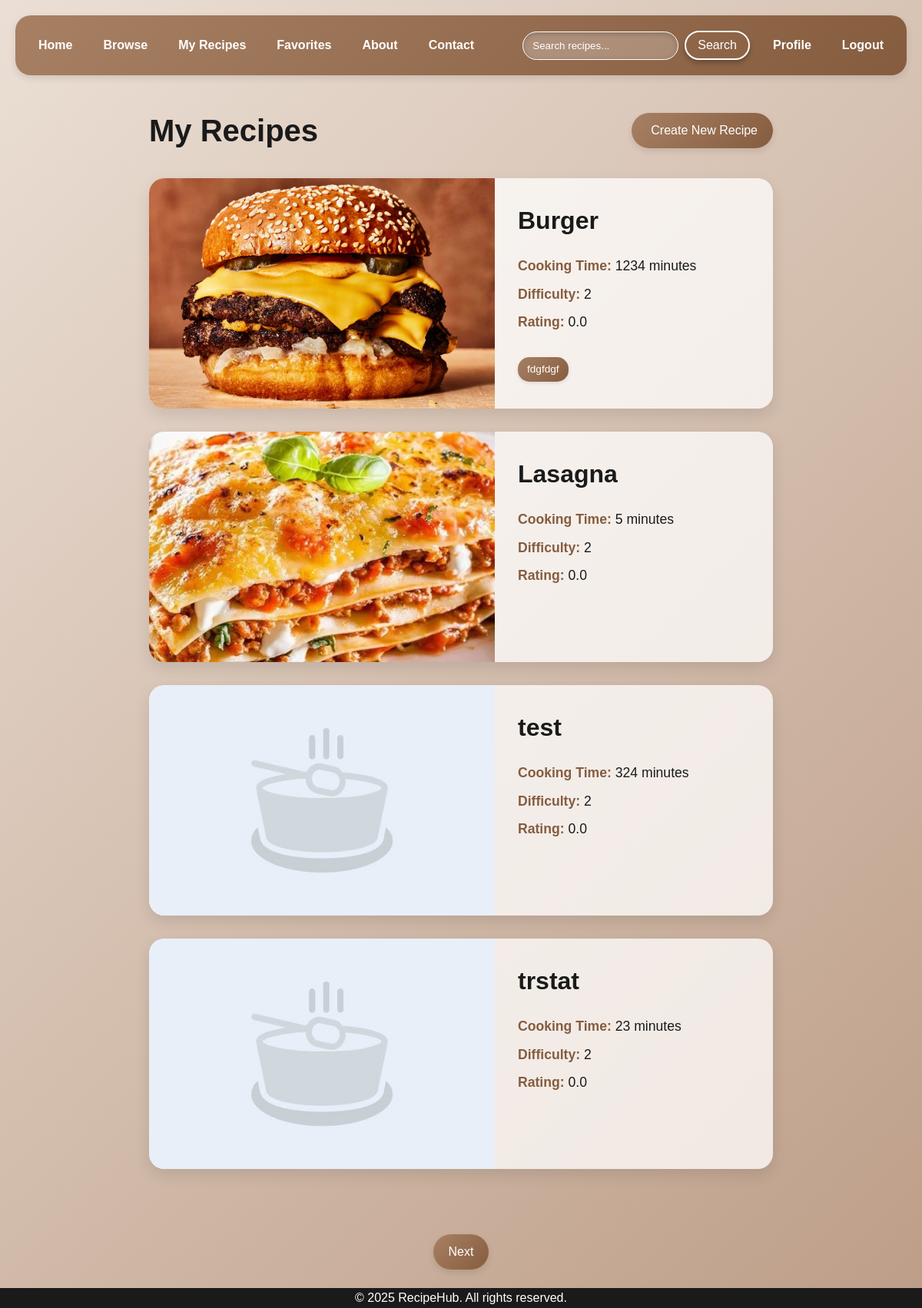
Page /my-recipes (signed in) on the earlier database version.
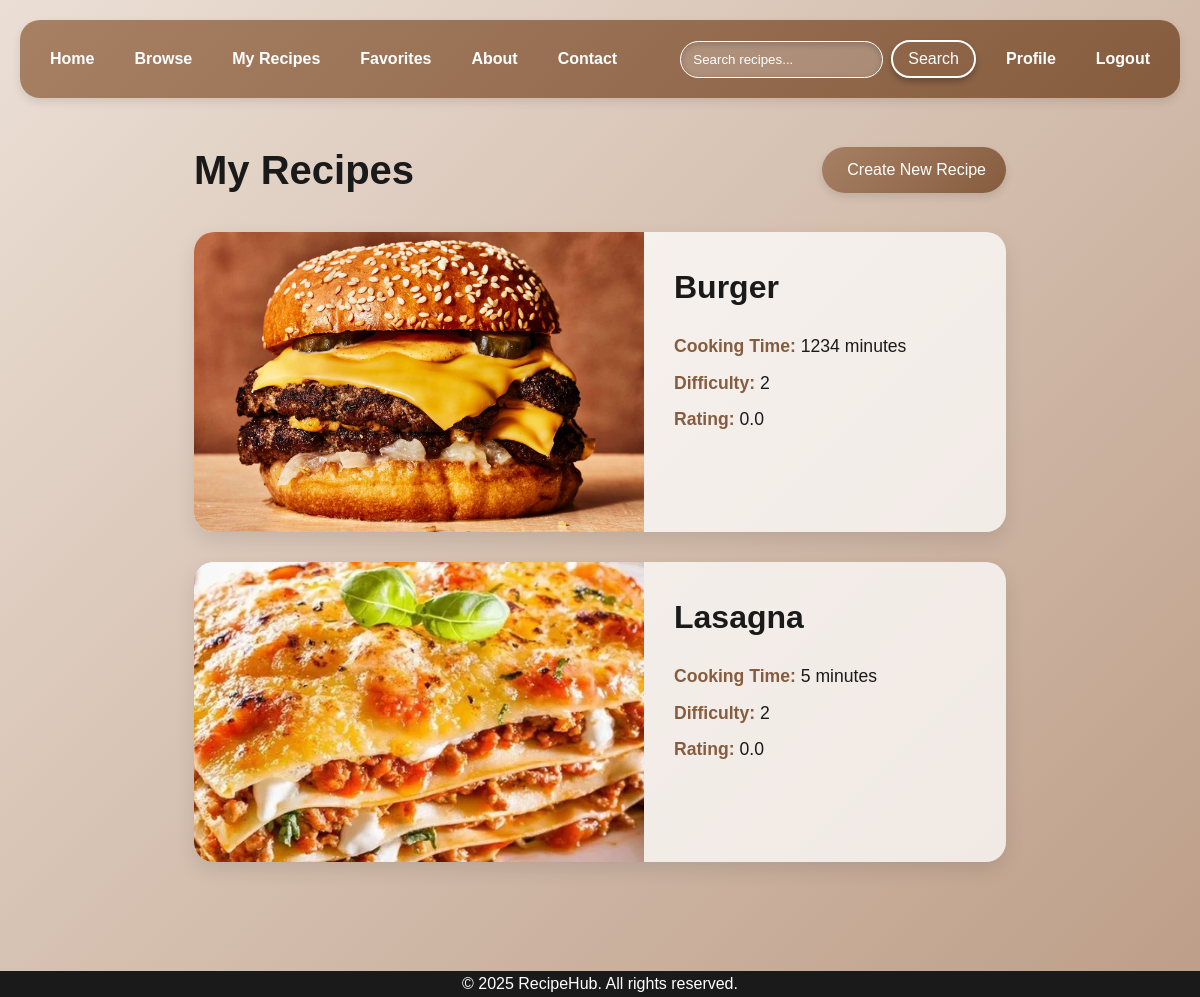
Same page on the later database version.
### website/models.py (models this page shows)
class Recipe(db.Model):
    __tablename__ = 'recipes'
    id = db.Column(db.String(36), primary_key=True, default=lambda: str(uuid.uuid4()))
    user_id = db.Column(db.String(36), db.ForeignKey('users.id'))
    title = db.Column(db.String(150), nullable=False)
    image = db.Column(db.String(250))
    cooking_time = db.Column(db.String(150))
    difficulty = db.Column(db.Integer)
    rating = db.Column(db.Float)
    instructions = db.Column(db.Text)
    created = db.Column(db.DateTime, default=datetime.datetime.utcnow)
    user = db.relationship('User', back_populates='recipes')
    tags = db.relationship('Tag', secondary=recipe_tags, back_populates='recipes')

class Tag(db.Model):
    __tablename__ = 'tags'
    id = db.Column(db.String(36), primary_key=True, default=lambda: str(uuid.uuid4()))
    name = db.Column(db.String(50), unique=True, nullable=False)
    recipes = db.relationship('Recipe', secondary=recipe_tags, back_populates='tags')

### website/views.py (the view)
@views.route('/my-recipes', methods=['GET', 'POST'])
@login_required
def my_recipes():
    page = request.args.get('page', 1, type=int)
    per_page = 4
    paginated_recipes = Recipe.query.filter_by(user_id=current_user.id).paginate(
        page=page, per_page=per_page, error_out=False
    )
    recipes = paginated_recipes.items
    next_page = paginated_recipes.next_num if paginated_recipes.has_next else None
    prev_page = paginated_recipes.prev_num if paginated_recipes.has_prev else None
    return render_template('my_recipes.html', recipes=recipes, next_page=next_page, prev_page=prev_page)

### website/__init__.py (called while the page is built)
def create_app():
    app = Flask(__name__, static_folder='static')
    DEVELOPMENT = True
    app.secret_key = 'sdfsdgasdg32y35dfujesf42geasca8fg2vnuwfrg'
    app.config['SQLALCHEMY_DATABASE_URI'] = f'sqlite:///{"database.db"}'
    db.init_app(app)
    from .views import views
    from .auth import auth
    app.register_blueprint(views, url_prefix='/')
    app.register_blueprint(auth, url_prefix='/')
    with app.app_context():
        db.create_all()
    login_manager = LoginManager()
    login_manager.login_view = 'auth.login'
    login_manager.init_app(app)
    @login_manager.user_loader
    def load_user(id):
        return User.query.get(id)
    return app

### website/auth.py (called while the page is built)
def login_required(f):
    @wraps(f)
    def decorated_function(*args, **kwargs):
        if not current_user.is_authenticated:
            flash('Please login to access this page.', category='error')
            return redirect(url_for('auth.login'))
        return f(*args, **kwargs)
    return decorated_function

### website/templates/my_recipes.html (shortened to what this page needs)
{% extends "index.html" %}
{% block styles %}
<link rel= "stylesheet" type= "text/css" href= "{{ url_for('static',filename='css/my-recipes.css') }}">
{% endblock %}
{% block content %}
<div class="my-recipes-header">
  <h1>My Recipes</h1>
  <a href="{{ url_for('views.create_recipe') }}" class="create-btn">
     Create New Recipe
  </a>
</div>
{% if recipes %}
<div class="recipes-list">
  {% for recipe in recipes %}
    <div class="recipe-card">
        <a href="{{ url_for('views.recipe_detail', recipe_id=recipe.id) }}" class="recipe-card-link">
          <img src="{{ url_for('static', filename=recipe.image) }}" class="recipe-image" alt="Recipe Image">
          <div class="recipe-details">
            <h2>{{ recipe.title }}</h2>
            <p><strong>Cooking Time:</strong> {{ recipe.cooking_time }} minutes</p>
            <p><strong>Difficulty:</strong> {{ recipe.difficulty }}</p>
            <p><strong>Rating:</strong> {{ recipe.rating }}</p>
            <div class="recipe-tags">
              {% if recipe.tags %}
                {% for tag in recipe.tags %}
                  <span class="tag">{{ tag.name }}</span>
                {% endfor %}
              {% endif %}
            </div>
          </div>
        </a>
        <div class="recipe-actions">
        </div>
    </div>
  {% endfor %}
</div>
{% endif %}
<div class="pagination">
{% if next_page %}
    <a href="{{ url_for('views.my_recipes', page=next_page) }}">Next</a>
{% endif %}
</div>
{% endblock %}

### website/templates/index.html (shortened to what this page needs)
<!DOCTYPE html>
<html>
<head>
    <link rel="stylesheet" href="https://unpkg.com/boxicons@latest/css/boxicons.min.css">
    <link href="https://cdn.jsdelivr.net/npm/remixicon@4.2.0/fonts/remixicon.css" rel="stylesheet"/>
    <link rel= "stylesheet" type= "text/css" href= "{{ url_for('static',filename='css/index.css') }}">
    {% block styles %}{% endblock %}
</head>
<body>
    <header>
        <div class="nav-container">
            <nav class="navbar">
                <ul class="main-nav">
                    <li><a href="/">Home</a></li>
                    <li><a href="/browse">Browse</a></li>
                    {% if current_user.is_authenticated %}
                        <li><a href="/my-recipes">My Recipes</a></li>
                        <li><a href="/favorites">Favorites</a></li>
                    {% endif %}
                    <li><a href="/about">About</a></li>
                    <li><a href="/contact">Contact</a></li>
                </ul>
            </nav>
            <div class="nav-search-container">
                <input type="text" id="searchInput" placeholder="Search recipes...">
                <button id="searchBtn">Search</button>
            </div>
            <nav class="account-nav">
                <ul class="main-nav">
                    {% if current_user.is_authenticated %}
                        <li><a href="/profile">Profile</a></li>
                        <li><a href="/logout">Logout</a></li>
                    {% else %}
                        <li><a href="/login">Login</a></li>
                        <li><a href="/sign-up">Sign Up</a></li>
                    {% endif %}
                </ul>
            </nav>
        </div>
    </header>
    <main>
        {% block content %}
        {% endblock %}
    </main>
    <footer>
        <p>&copy; 2025 RecipeHub. All rights reserved.</p>
    </footer>
</body>
</html>

### website/static/css/index.css (style rules this page uses)
:root { --primary-color: #ff6b6b; --secondary-color: #1a1a1a; --accent-color: #f7f7f7; --bg-gradient: linear-gradient(135deg, #a78064 0%, #865c3e 100%); --bg-gradient2: linear-gradient(135deg, #ebdfd5 0%, #bd9e88 100%); --bg-color: #e4cebc; --font-family: 'Montserrat', sans-serif; --transition-speed: 0.3s; --border-radius: 20px; --box-background:rgba(255, 255, 255, 0.25); --text-box-background:rgba(255, 255, 255, 0.75); --text-color-main: white; --text-color-second: grey; }
* { margin: 0; padding: 0; box-sizing: border-box; }
html { background: var(--bg-gradient2); background-size: cover; background-attachment: fixed; height: auto; }
body { font-family: var(--font-family); color: var(--secondary-color); line-height: 1.6; padding: 20px; overflow-y: auto; }
header { background: var(--bg-gradient); color: var(--text-color-main); padding: 20px 10px; border-radius: var(--border-radius); box-shadow: 0 4px 10px rgba(0, 0, 0, 0.1); margin-bottom: 30px; }
.nav-container { display: flex; flex-wrap: wrap; justify-content: space-between; align-items: center; margin: 0 auto; }
.navbar { flex: 1; }
.main-nav { list-style: none; display: flex; align-items: center; }
.main-nav li { margin: 0 20px; position: relative; }
.main-nav li a { color: var(--text-color-main); text-decoration: none; font-weight: 600; transition: color var(--transition-speed); }
.nav-search-container { display: flex; align-items: center; padding-right: 10px; }
.nav-search-container input { padding: 10px 12px; border: none; color: white; border-radius: var(--border-radius); outline: none; transition: border-color var(--transition-speed); border: 1px solid white; background: rgba(255, 255, 255, 0.25); box-shadow: inset 0 2px 6px rgba(0, 0, 0, 0.2); }
.nav-search-container input::placeholder { color: white; }
.nav-search-container button { font-size: medium; font-weight: 500; padding: 8px 15px; margin-left: 8px; border: none; border-radius: var(--border-radius); border: 2px solid var(--text-color-main); color: var(--text-color-main); cursor: pointer; box-shadow: 0 4px 6px rgba(0, 0, 0, 0.25); transition: var(--transition-speed); background: none; }
footer { position: fixed; left: 0; bottom: 0; width: 100%; background: var(--secondary-color); color: var(--text-color-main); text-align: center; padding: 0px 10px; }

### website/static/css/my-recipes.css (style rules this page uses)
.my-recipes-header { display: flex; justify-content: space-between; align-items: center; margin: 40px 0 30px 0; color: var(--secondary-color); width: 70%; margin-left: auto; margin-right: auto; }
.my-recipes-header h1 { font-size: 2.5rem; margin-bottom: 0; }
.create-btn { display: inline-flex; align-items: center; background: var(--bg-gradient); color: white; padding: 10px 20px; border-radius: 30px; text-decoration: none; font-weight: 500; box-shadow: 0 4px 8px rgba(0, 0, 0, 0.1); transition: transform var(--transition-speed), box-shadow var(--transition-speed); }
.recipes-list { display: flex; flex-direction: column; gap: 20px; padding-bottom: 75px; width: 70%; justify-self: center; min-height: 73vh; margin: 0 auto; }
.recipe-card { padding: 0; display: flex; align-items: center; width: 100%; border-radius: var(--border-radius); box-shadow: 0 8px 20px rgba(0, 0, 0, 0.1); transition: var(--transition-speed); background: var(--text-box-background); margin-bottom: 10px; }
.recipe-card-link { text-decoration: none; color: inherit; display: flex; width: 100%; flex-direction: row; cursor: pointer; overflow: hidden; }
.recipe-image { border-top-left-radius: var(--border-radius); border-bottom-left-radius: var(--border-radius); width: auto; max-width: 450px; height: 300px; object-fit: cover; display: block; margin: 0; }
.recipe-details { width: 100%; height: 300px; display: flex; flex-direction: column; padding: 30px; }
.recipe-details h2 { margin: 0 0 15px; font-size: 2rem; color: var(--secondary-color); }
.recipe-details p { margin: 5px 0; font-size: 1.1rem; line-height: 1.5; }
.recipe-details strong { color: #865c3e; font-weight: 600; }
.recipe-actions { display: flex; flex-direction: column; padding-right: 20px; gap: 15px; }
.recipe-tags { margin-top: auto; padding-top: 10px; }

Differences in the rows shown:
removed Recipe: image (placeholder picture), title "test", cooking_time "324", difficulty "2", rating "0.0"
removed Recipe: image (placeholder picture), title "trstat", cooking_time "23", difficulty "2", rating "0.0"
changed Recipe "Burger": loses Tag (name "fdgfdgf")
Other differences:
text no longer shown: "Next"
